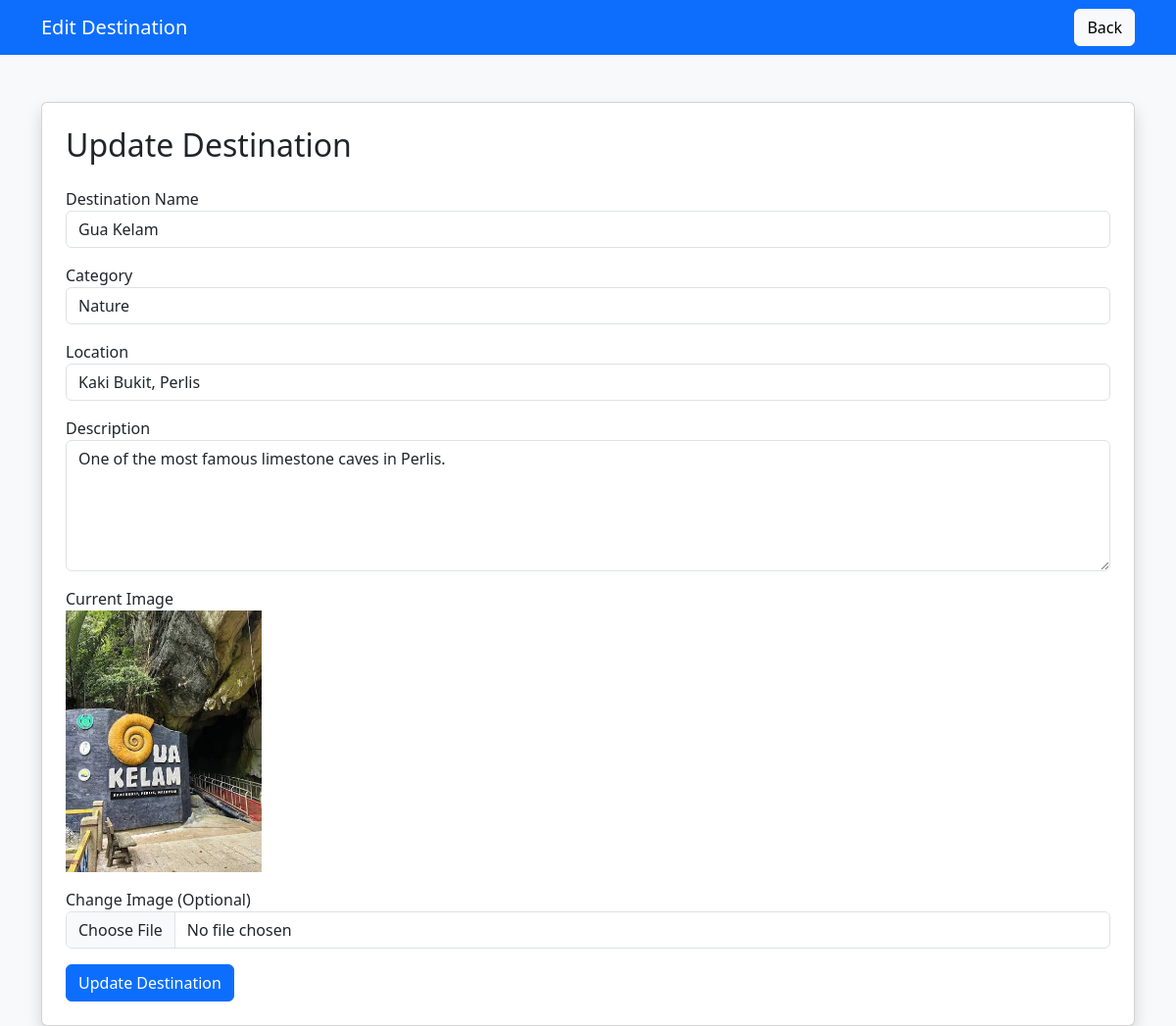
The app's page /admin/edit_destination.php?id=1 (signed in), older data.
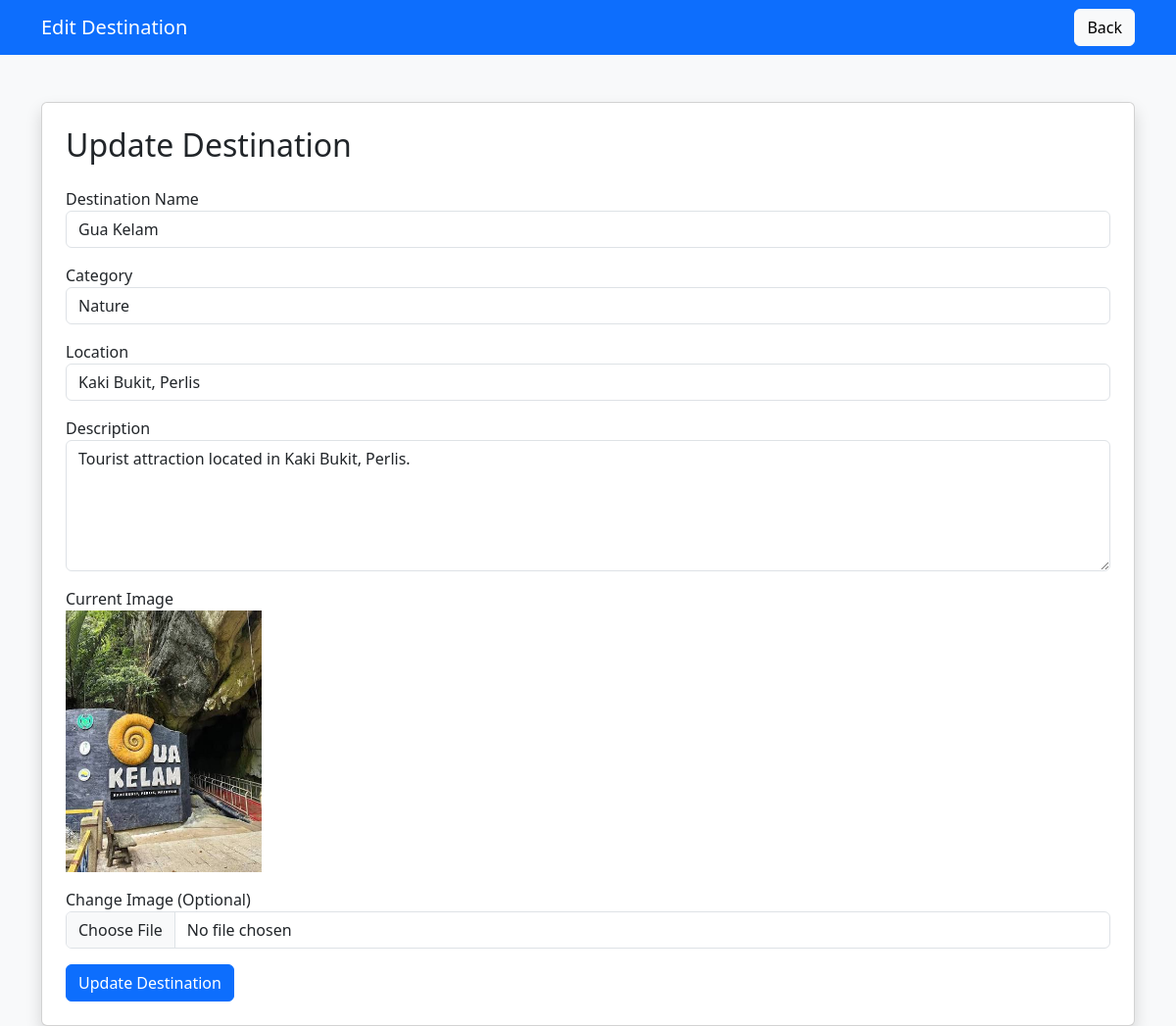
The same page, newer data.
### tables this page shows
CREATE TABLE `destinations` (
  `destination_id` int(11) NOT NULL,
  `destination_name` varchar(100) NOT NULL,
  `category` varchar(50) DEFAULT NULL,
  `location` varchar(100) DEFAULT NULL,
  `description` text DEFAULT NULL,
  `image` varchar(255) DEFAULT NULL,
  `created_at` timestamp NOT NULL DEFAULT current_timestamp()
);

### admin/edit_destination.php (the view, shortened to what this page needs)
<?php
include("../config.php");
if(isset($_GET['id'])){
    $id = $_GET['id'];
}
else{
    header("Location: manage_destination.php");
    exit();
}
$result = mysqli_query($conn,
"SELECT * FROM destinations
WHERE destination_id='$id'"
);
$data = mysqli_fetch_assoc($result);
?>
<!DOCTYPE html>
<html lang="en">
<head>
<link href="https://cdn.jsdelivr.net/npm/bootstrap@5.3.3/dist/css/bootstrap.min.css" rel="stylesheet">
</head>
<body class="bg-light">
<nav class="navbar navbar-dark bg-primary">
<div class="container">
<span class="navbar-brand">
Edit Destination
</span>
<a href="manage_destination.php"
class="btn btn-light">
Back
</a>
</div>
</nav>
<div class="container mt-5">
<div class="card shadow p-4">
<h2 class="mb-4">
Update Destination
</h2>
<form method="POST"
enctype="multipart/form-data">
<div class="mb-3">
<label>
Destination Name
</label>
<input type="text"
name="name"
class="form-control"
value="<?php echo $data['destination_name']; ?>"
required>
</div>
<div class="mb-3">
<label>
Category
</label>
<select name="category"
class="form-control">
<option
<?php if($data['category']=="Nature") echo "selected"; ?>>
Nature
</option>
</select>
</div>
<div class="mb-3">
<label>
Location
</label>
<input type="text"
name="location"
class="form-control"
value="<?php echo $data['location']; ?>"
required>
</div>
<div class="mb-3">
<label>
Description
</label>
<textarea name="description"
class="form-control"
rows="5"
required><?php echo $data['description']; ?></textarea>
</div>
<div class="mb-3">
<label>
Current Image
</label>
<br>
<img src="../assets/images/<?php echo $data['image']; ?>"
width="200">
</div>
<div class="mb-3">
<label>
Change Image (Optional)
</label>
<input type="file"
name="image"
class="form-control">
</div>
<button type="submit"
name="update"
class="btn btn-primary">
Update Destination
</button>
</form>
</div>
</div>
</body>
</html>

Row changes from the older to the newer data that the page shows:
changed destinations "Gua Kelam": description "One of the most famous limestone caves in Perlis." → "Tourist attraction located in Kaki Bukit, Perlis."; category "Nature" → (not shown)
Text that changed along with them:
form field category: (not shown) → "Nature"
